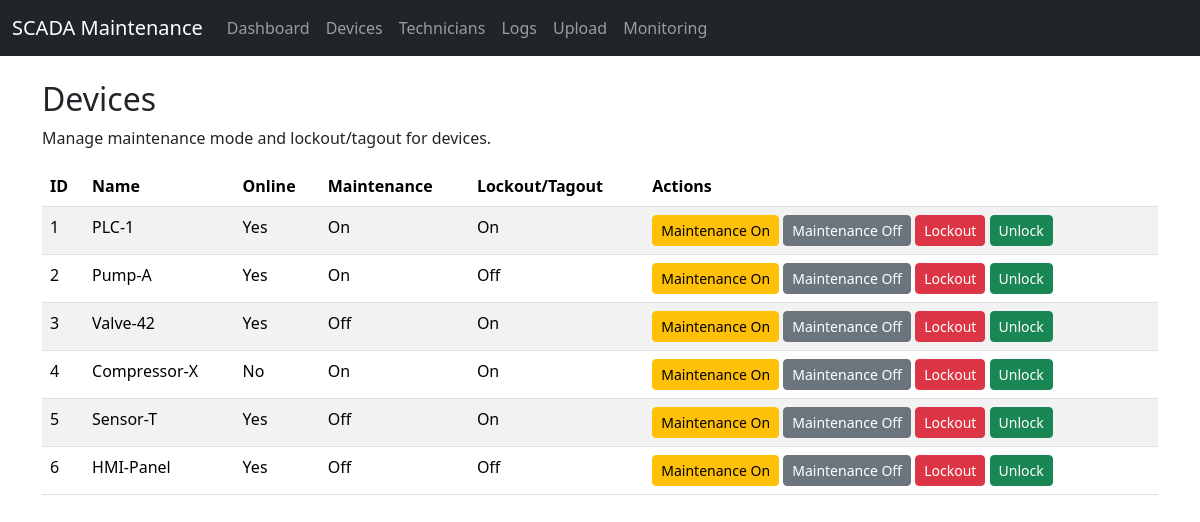
/devices, run on the app's committed database.
### tables this page shows
CREATE TABLE devices (
			id INTEGER PRIMARY KEY AUTOINCREMENT,
			name TEXT NOT NULL,
			online INTEGER NOT NULL DEFAULT 1,
			maintenance_mode INTEGER NOT NULL DEFAULT 0,
			lockout_tagout INTEGER NOT NULL DEFAULT 0
		);

### app.py (the view, shortened to what this page needs)
	@app.route("/devices", methods=["GET", "POST"])
	def devices():
		conn = get_conn()
		try:
			cur = conn.cursor()
			cur.execute("SELECT * FROM devices")
			devices = cur.fetchall()
			return render_template("devices.html", devices=devices, include_vulnerable_jquery=True)
		finally:
			conn.close()

### database_setup.py (called while the page is built)
def get_conn():
	conn = sqlite3.connect(DB_PATH, timeout=10.0)
	conn.row_factory = sqlite3.Row
	conn.execute("PRAGMA journal_mode=WAL")
	return conn

### templates/devices.html (shortened to what this page needs)
{% extends "base.html" %}
{% block content %}
<h2>Devices</h2>
<p>Manage maintenance mode and lockout/tagout for devices.</p>
<table class="table table-striped">
  <thead>
    <tr>
      <th>ID</th><th>Name</th><th>Online</th><th>Maintenance</th><th>Lockout/Tagout</th><th>Actions</th>
    </tr>
  </thead>
  <tbody>
    {% for d in devices %}
    <tr>
      <td>{{ d.id }}</td>
      <td>{{ d.name }}</td>
      <td>{{ 'Yes' if d.online else 'No' }}</td>
      <td>{{ 'On' if d.maintenance_mode else 'Off' }}</td>
      <td>{{ 'On' if d.lockout_tagout else 'Off' }}</td>
      <td>
        <form method="post" class="d-inline">
          <button class="btn btn-sm btn-warning" name="action" value="maintenance_on">Maintenance On</button>
          <button class="btn btn-sm btn-secondary" name="action" value="maintenance_off">Maintenance Off</button>
          <button class="btn btn-sm btn-danger" name="action" value="lockout_on">Lockout</button>
          <button class="btn btn-sm btn-success" name="action" value="lockout_off">Unlock</button>
        </form>
      </td>
    </tr>
    {% endfor %}
  </tbody>
</table>
{% endblock %}

### templates/base.html (shortened to what this page needs)
<!doctype html>
<html lang="en">
	<head>
		<link href="https://cdn.jsdelivr.net/npm/bootstrap@5.3.2/dist/css/bootstrap.min.css" rel="stylesheet">
	</head>
	<body>
		<nav class="navbar navbar-expand-lg navbar-dark bg-dark">
			<div class="container-fluid">
				<a class="navbar-brand" href="/">SCADA Maintenance</a>
				<div class="collapse navbar-collapse" id="navbarNav">
					<ul class="navbar-nav">
						<li class="nav-item">
							<a class="nav-link" href="/dashboard">Dashboard</a>
						</li>
						<li class="nav-item">
							<a class="nav-link" href="/devices">Devices</a>
						</li>
						<li class="nav-item">
							<a class="nav-link" href="/technicians">Technicians</a>
						</li>
						<li class="nav-item">
							<a class="nav-link" href="/logs">Logs</a>
						</li>
						<li class="nav-item">
							<a class="nav-link" href="/upload">Upload</a>
						</li>
						<li class="nav-item">
							<a class="nav-link" href="/monitoring">Monitoring</a>
						</li>
					</ul>
				</div>
			</div>
		</nav>
		<main class="container py-4">
			{% block content %}{% endblock %}
		</main>
	</body>
</html>

### data on the page
devices: id "1", name "PLC-1", online "Yes", maintenance_mode "On", lockout_tagout "On"
devices: id "2", name "Pump-A", online "Yes", maintenance_mode "On", lockout_tagout "Off"
devices: id "3", name "Valve-42", online "Yes", maintenance_mode "Off", lockout_tagout "On"
devices: id "4", name "Compressor-X", online "No", maintenance_mode "On", lockout_tagout "On"
devices: id "5", name "Sensor-T", online "Yes", maintenance_mode "Off", lockout_tagout "On"
devices: id "6", name "HMI-Panel", online "Yes", maintenance_mode "Off", lockout_tagout "Off"
